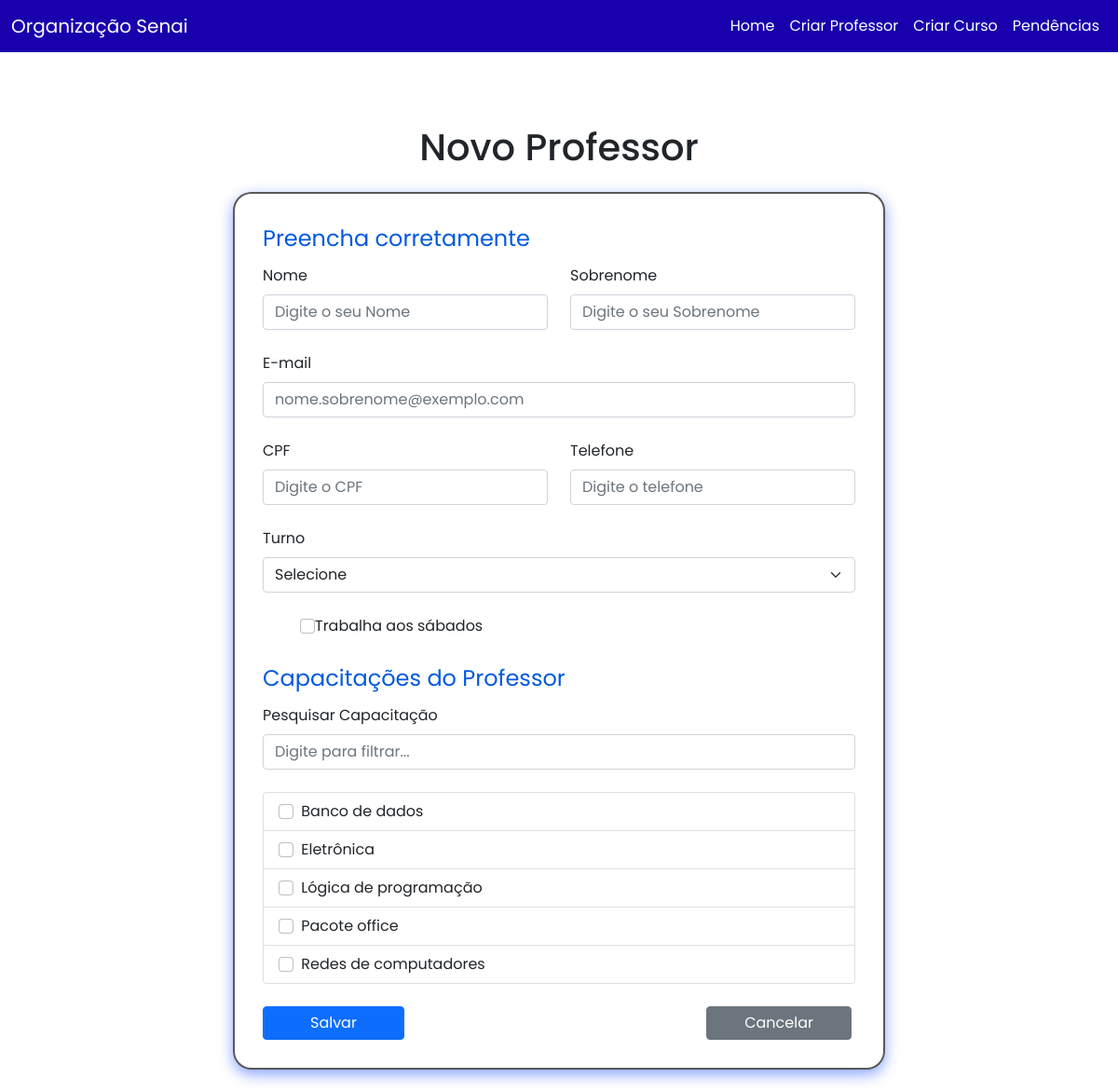
The app's page /view/criar_professor.php with its own data.
### tables this page shows
CREATE TABLE IF NOT EXISTS `disciplina` (
  `id_disciplina` int NOT NULL AUTO_INCREMENT,
  `nome` varchar(55) NOT NULL,
  `duraçao` int NOT NULL,
  PRIMARY KEY (`id_disciplina`)
);

### model/disciplina_model.php (called while the page is built, shortened)
<?php
require_once __DIR__ . '/../db/connection.php';
class DisciplinaModel {
  private $db;
  public function __construct() {
    $database = new Database();
    $this->db = $database->getConnection();
  }
  public function buscarTodas() {
    $sql = "SELECT * FROM disciplina ORDER BY nome ASC";
    try {
      $stmt = $this->db->prepare($sql);
      $stmt->execute();
      return $stmt->fetchAll(PDO::FETCH_ASSOC);
    } catch (PDOException $e) {
      error_log("Erro ao buscar disciplinas: " . $e->getMessage());
      return null;
    }
  }
}
?>

### db/connection.php (called while the page is built, shortened)
<?php
class Database {
    private $host = 'localhost';
    private $db_name = 'tcc-mmm';
    private $username = 'root';
    private $password = '';
    public function getConnection(){
        $this->conn = null;
        $dsn = "mysql:host={$this->host};dbname={$this->db_name};charset=utf8mb4";
        $options = [
            PDO::ATTR_ERRMODE            => PDO::ERRMODE_EXCEPTION,
            PDO::ATTR_DEFAULT_FETCH_MODE => PDO::FETCH_ASSOC,
            PDO::ATTR_EMULATE_PREPARES   => false,
        ];
        try {
            $this->conn = new PDO($dsn, $this->username, $this->password, $options);
        }
        catch (PDOException $exception) {
            die("Erro de conexão: " . $exception->getMessage());
        }
        return $this->conn;
    }
}
?>

### view/criar_professor.php (the view, shortened to what this page needs)
<!DOCTYPE html>
<html lang="pt-br">
<head>
  <link rel="stylesheet" href="../css/bootstrap.css">
  <link rel="stylesheet" href="../css/styles.css">
</head>
<body>
  <?php include "navbar.php"; ?>
  <div class="container mt-4">
    <h1 class="mb-4">Novo Professor</h1>
    <form method="POST" action="../controller/c_criar_professor.php">
      <fieldset>
        <legend>Preencha corretamente</legend>
        <div class="row mb-4">
          <div class="col">
            <label for="nome" class="form-label">Nome</label>
            <input type="text" class="form-control" placeholder="Digite o seu Nome" name="nome" id="nome" required />
          </div>
          <div class="col">
            <label for="sobrenome" class="form-label">Sobrenome</label>
            <input type="text" class="form-control" placeholder="Digite o seu Sobrenome" name="sobrenome" id="sobrenome" required />
          </div>
        </div>
        <div class="mb-4">
          <label for="email" class="form-label">E-mail</label>
          <input type="email" id="email" name="email" class="form-control" placeholder="nome.sobrenome@exemplo.com" required />
        </div>
        <div class="row mb-4">
          <div class="col">
            <label for="cpf" class="form-label">CPF</label>
            <input type="text" id="cpf" name="cpf" class="form-control" placeholder="Digite o CPF" required />
          </div>
          <div class="col">
            <label for="telefone" class="form-label">Telefone</label>
            <input type="text" id="telefone" name="telefone" class="form-control" placeholder="Digite o telefone" required />
          </div>
        </div>
        <div class="row g-3 mb-4">
          <div class="col">
            <label for="turno" class="form-label">Turno</label>
            <select id="turno" name="turno" class="form-select" required>
              <option selected disabled>Selecione</option>
            </select>
          </div>
        </div>
        <div class="form-check">
          <input class="form-check-input ms-3" type="checkbox" id="trabalha_sabado" name="trabalha_sabado" value="1" />
          <label class="form-check-label" for="trabalha_sabado">Trabalha aos sábados</label>
        </div>
      </fieldset>
      <fieldset class="mt-4">
        <legend>Capacitações do Professor</legend>
        <div class="mb-4">
          <label for="search-capacitacao" class="form-label">Pesquisar Capacitação</label>
          <input type="text" id="search-capacitacao" class="form-control" placeholder="Digite para filtrar..." />
        </div>
        <div id="lista-capacitacoes" class="list-group" style="max-height: 250px; overflow-y: auto;">
          <?php
          require_once "../model/disciplina_model.php";
          $disciplinaModel = new DisciplinaModel();
          $disciplinas = $disciplinaModel->buscarTodas();
          foreach ($disciplinas as $disciplina) {
            $id = $disciplina['id_disciplina'];
            $disciplinaNome = ucfirst(str_replace('-', ' ', $disciplina['nome']));
            echo "
            <label class='list-group-item d-flex justify-content-between align-items-center'>
              <div class='me-3'>
                <input class='form-check-input me-1 disciplina-checkbox' type='checkbox' id='checkbox_$id' name='disciplinas[]' value='$id'>
                <span>$disciplinaNome</span>
              </div>
              <div class='w-auto hidden' id='div-select_$id'>
                <select class='form-select' name='nivel_selecionado[$id]'>
                  <option value='n1'>N1</option>
                  <option value='n2'>N2</option>
                  <option value='n3'>N3</option>
                </select>
              </div>
            </label>";
          }
          ?>
        </div>
      </fieldset>
      <div class="mt-4">
        <button type="submit" class="btn btn-primary" style="margin-right: 320px; padding: 5px 50px;">Salvar</button>
        <button type="reset" class="btn btn-secondary" style="padding: 5px 40px;">Cancelar</button>
      </div>
    </form>
  </div>
</body>
</html>

### css/styles.css (style rules this page uses)
body { font-family: "Poppins", sans-serif; }
h1 { font-family: "Poppins", sans-serif; text-align: center; margin: 30px; }
.container { padding: 24px; }
form { background-color: #ffffff; padding: 30px; border-radius: 20px; border: 2px solid #000000a6; box-shadow: 0 5px 15px rgba(0, 60, 255, 0.47); max-width: 700px; margin: auto; }
legend { font-size: 1.5rem; color: #0059df; margin-bottom: 10px; }

### records on screen
disciplina: nome "Banco de dados"
disciplina: nome "Eletrônica"
disciplina: nome "Lógica de programação"
disciplina: nome "Pacote office"
disciplina: nome "Redes de computadores"
